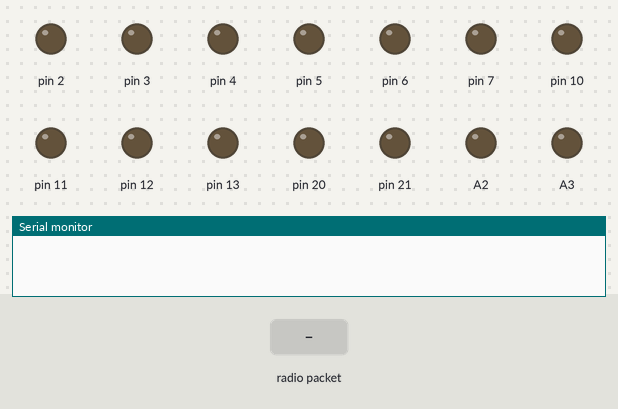
A sketch run on a simulated Arduino Mega 2560, built with avr-gcc and run on an emulated ATmega2560. Parts: output pins drawn as LEDs (lit = HIGH), the last lines printed to the serial monitor. Inputs (shaded band) come from the test bench. No radio packets arrive unless stated.

Above: at 0.1 s.
At 1.2 s:
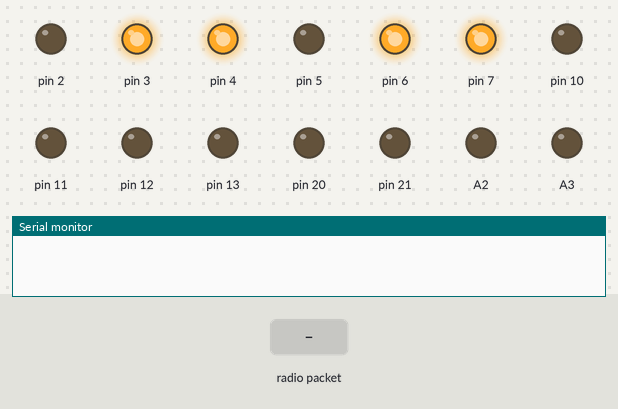
1.3 s: radio packet "1" arrives
At 11.9 s:
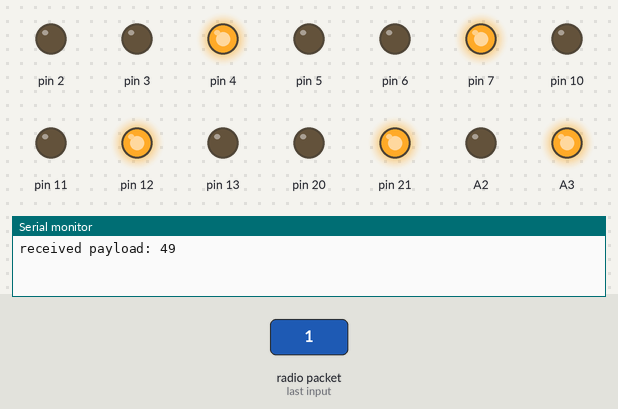
Timing chart, 0 to 19.3 s (numbered marks = the images above; inputs shaded):
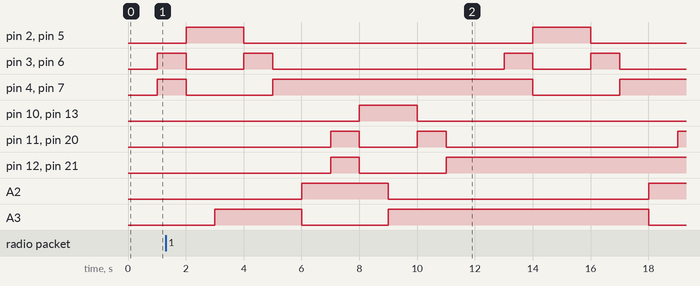

Measured:
- by itself, pin 2, pin 5: alternates HIGH for 2.0 s and LOW for 10.0 s
- by itself, pin 4, pin 7: alternates HIGH for 9.0 s and LOW for 3.0 s

The sketch:

traffic.ino
```cpp
#include <SPI.h>
#include <RF24.h>

#define CE_PIN 48
#define CSN_PIN 49
// MISO 50
// MOSI 51
// SCK	52

#define CLIENT
#define TRAFFIC
#define MIN_RECV_DELAY 200
#define PEDESTRIAN_DELAY 1000
#define ORANGE_DELAY 1000
#define GREEN_DELAY 1000
#define OVERLAP_DELAY 1000
#define YELLOW_DELAY 1000
#define RED_DELAY 1000

struct light2_t {
	byte green;
	byte red;
};

struct light3_t {
	byte green;
	byte yellow;
	byte red;
};

void light2_green(light2_t *light) {
	digitalWrite(light->green, HIGH);
	digitalWrite(light->red, LOW);
}

void light2_red(light2_t *light) {
	digitalWrite(light->green, LOW);
	digitalWrite(light->red, HIGH);
}

void light3_green(light3_t *light) {
	digitalWrite(light->red, LOW);
	digitalWrite(light->yellow, LOW);
	digitalWrite(light->green, HIGH);
}

void light3_yellow(light3_t *light) {
	digitalWrite(light->red, LOW);
	digitalWrite(light->yellow, HIGH);
	digitalWrite(light->green, LOW);
}

void light3_red(light3_t *light) {
	digitalWrite(light->red, HIGH);
	digitalWrite(light->yellow, LOW);
	digitalWrite(light->green, LOW);
}

void light3_orange(light3_t *light) {
	digitalWrite(light->red, HIGH);
	digitalWrite(light->yellow, HIGH);
	digitalWrite(light->green, LOW);
}

enum trafficstate_t {
	/* green pedestrian light */
	horizontal_1,
	/* orange car light */
	horizontal_2,
	/* green car light */
	horizontal_3,
	/* red pedestrian light */
	horizontal_4,
	/* yellow car light */
	horizontal_5,
	/* red car light */
	horizontal_6,
	/* green pedestrian light */
	vertical_1,
	/* orange car light */
	vertical_2,
	/* green car light */
	vertical_3,
	/* red pedestrian light */
	vertical_4,
	/* yellow car light */
	vertical_5,
	/* red car light */
	vertical_6,
	/* all red */
	emergency,
};

enum signal_t {
	emergency_start,
	emergency_end,
};

struct payload_t {
	signal_t signal;
};

// horizontal, vertical
const light2_t lights2[] = {
	{ 8, 9 },
	{ A2, A3 },
};
// rechts, links, unten, oben
const light3_t lights3[] = {
	{ 2, 3, 4 },
	{ 5, 6, 7 },
	{ 10, 11, 12 },
	{ 13, 20, 21 },
};

RF24 radio(CE_PIN, CSN_PIN);
char addresses[][6] = { "1Node", "2Node" };
payload_t payload;
trafficstate_t state;
trafficstate_t next_state;
long state_delay;

void init_pin(byte pin) {
	pinMode(pin, OUTPUT);
	digitalWrite(pin, LOW);
}

void setup_lights(void) {
	for (int i = 0; i < 2; i++) {
		init_pin(lights2[i].green);
		init_pin(lights2[i].red);
	}
	for (int i = 0; i < 4; i++) {
		init_pin(lights3[i].green);
		init_pin(lights3[i].yellow);
		init_pin(lights3[i].red);
	}
}

void setup_radio(void) {
	if (!radio.begin()) {
		Serial.println(F("radio hardware is not responding"));
		while (1) {}
	}
	radio.setPALevel(RF24_PA_LOW);
	radio.setPayloadSize(sizeof(payload_t));
	radio.openWritingPipe(&addresses[1]);
	radio.openReadingPipe(1, &addresses[0]);
}

void setup_broadcaster(void) {
	setup_radio();
	radio.stopListening();
}

void setup_client(void) {
	setup_radio();
	radio.startListening();
}

void setup(void) {
	Serial.begin(9600);
	setup_lights();
#ifdef CLIENT
	setup_client();
#else
	setup_broadcaster();
#endif
}

void handle_payload(void) {
	switch (payload.signal) {
	case emergency_start:
		next_state = emergency;
		state_delay = 0;
		break;
	case emergency_end:
		next_state = horizontal_1;
		state_delay = RED_DELAY;
		break;
	}
}

void tick_traffic(void) {
	state = next_state;
	switch (state) {
	case horizontal_1:
		light2_green(&lights2[0]);
		next_state = horizontal_2;
		state_delay = PEDESTRIAN_DELAY;
		break;
	case horizontal_2:
		light3_orange(&lights3[0]);
		light3_orange(&lights3[1]);
		next_state = horizontal_3;
		state_delay = ORANGE_DELAY;
		break;
	case horizontal_3:
		light3_green(&lights3[0]);
		light3_green(&lights3[1]);
		next_state = horizontal_4;
		state_delay = OVERLAP_DELAY;
		break;
	case horizontal_4:
		light2_red(&lights2[1]);
		next_state = horizontal_5;
		state_delay = GREEN_DELAY;
		break;
	case horizontal_5:
		light3_yellow(&lights3[0]);
		light3_yellow(&lights3[1]);
		next_state = horizontal_6;
		state_delay = YELLOW_DELAY;
		break;
	case horizontal_6:
		light3_red(&lights3[0]);
		light3_red(&lights3[1]);
		next_state = vertical_1;
		state_delay = RED_DELAY;
		break;
	case vertical_1:
		light2_green(&lights2[1]);
		next_state = vertical_2;
		state_delay = PEDESTRIAN_DELAY;
		break;
	case vertical_2:
		light3_orange(&lights3[2]);
		light3_orange(&lights3[3]);
		next_state = vertical_3;
		state_delay = ORANGE_DELAY;
		break;
	case vertical_3:
		light3_green(&lights3[2]);
		light3_green(&lights3[3]);
		next_state = vertical_4;
		state_delay = OVERLAP_DELAY;
		break;
	case vertical_4:
		light2_red(&lights2[1]);
		next_state = vertical_5;
		state_delay = GREEN_DELAY;
		break;
	case vertical_5:
		light3_yellow(&lights3[2]);
		light3_yellow(&lights3[3]);
		next_state = vertical_6;
		state_delay = YELLOW_DELAY;
		break;
	case vertical_6:
		light3_red(&lights3[2]);
		light3_red(&lights3[3]);
		next_state = horizontal_1;
		state_delay = RED_DELAY;
		break;
	case emergency:
		light2_red(&lights2[0]);
		light2_red(&lights2[1]);
		light3_red(&lights3[0]);
		light3_red(&lights3[1]);
		light3_red(&lights3[2]);
		light3_red(&lights3[3]);
		next_state = emergency;
		state_delay = 200;
		break;
	}
}

void tick_broadcaster(void) {
	long start = millis();
	while (millis() - start < state_delay) {
		bool result = radio.write(&payload, sizeof(payload_t));
		if (!result) {
			Serial.println(F("Transmission failed or timed out"));
		}
	}
}

void tick_client(void) {
	long start = millis();
	long diff;
	while (diff = millis() - start, diff < state_delay) {
		uint8_t port;
		if (!radio.available(&port)) {
			continue;
		}
		radio.read(&payload, sizeof(payload_t));
		Serial.print("received payload: ");
		Serial.println(payload.signal);
		if (diff > MIN_RECV_DELAY) {
			delay(MIN_RECV_DELAY);
		} else {
			delay(diff);
			break;
		}
	}
}

void loop(void) {
#ifdef CLIENT
	tick_client();
#else
	tick_broadcaster();
#endif
#ifdef TRAFFIC
	tick_traffic();
#endif
}
```
